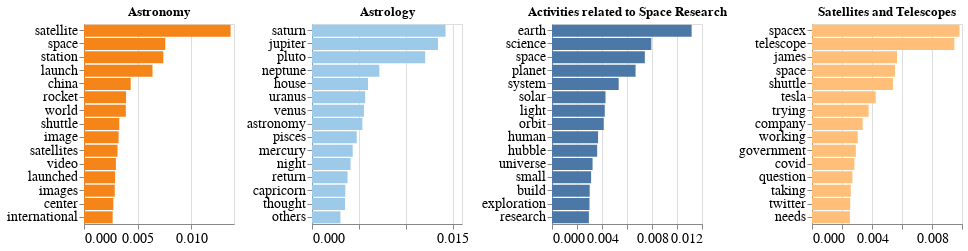

Notebook source saved alongside this figure:
### Markdown cell above
We'll also re-generate the above plot with the new topic names

### Code cell
%%time
vh.altair_plot_grid_by_column(
    dff.replace({"topic": mapping}),
    xvar="termWeights",
    yvar="termNames",
    col2grid="topic",
    space_between_plots=10,
    row_size=1,
    fig_size=(150, 200),
)

### Figure 1 — Vega-Lite specification as saved in the notebook (floating-point values rounded to 4 significant figures)
{"config": {"view": {"continuousWidth": 400, "continuousHeight": 300}, "axis": {"labelFontSize": 14, "titleFontSize": 14}, "concat": {"spacing": 10}}, "hconcat": [{"vconcat": [{"mark": "bar", "encoding": {"color": {"type": "nominal", "field": "topic", "legend": null, "scale": {"scheme": "tableau20"}}, "tooltip": [{"type": "nominal", "field": "termNames"}, {"type": "quantitative", "field": "termWeights", "format": ".6f"}], "x": {"type": "quantitative", "field": "termWeights", "title": ""}, "y": {"type": "nominal", "field": "termNames", "sort": "-x", "title": ""}}, "height": 200, "title": "Astronomy", "width": 150}], "data": {"name": "data-0d7713b69f4df7ca3ed5f9f1d9abd9af"}}, {"vconcat": [{"mark": "bar", "encoding": {"color": {"type": "nominal", "field": "topic", "legend": null, "scale": {"scheme": "tableau20"}}, "tooltip": [{"type": "nominal", "field": "termNames"}, {"type": "quantitative", "field": "termWeights", "format": ".6f"}], "x": {"type": "quantitative", "field": "termWeights", "title": ""}, "y": {"type": "nominal", "field": "termNames", "sort": "-x", "title": ""}}, "height": 200, "title": "Astrology", "width": 150}], "data": {"name": "data-981dea5ec499c03ee6541d876e583eb8"}}, {"vconcat": [{"mark": "bar", "encoding": {"color": {"type": "nominal", "field": "topic", "legend": null, "scale": {"scheme": "tableau20"}}, "tooltip": [{"type": "nominal", "field": "termNames"}, {"type": "quantitative", "field": "termWeights", "format": ".6f"}], "x": {"type": "quantitative", "field": "termWeights", "title": ""}, "y": {"type": "nominal", "field": "termNames", "sort": "-x", "title": ""}}, "height": 200, "title": "Activities related to Space Research", "width": 150}], "data": {"name": "data-4f3b2fff5fe2b06c7f644414b22025b3"}}, {"vconcat": [{"mark": "bar", "encoding": {"color": {"type": "nominal", "field": "topic", "legend": null, "scale": {"scheme": "tableau20"}}, "tooltip": [{"type": "nominal", "field": "termNames"}, {"type": "quantitative", "field": "termWeights", "format": ".6f"}], "x": {"type": "quantitative", "field": "termWeights", "title": ""}, "y": {"type": "nominal", "field": "termNames", "sort": "-x", "title": ""}}, "height": 200, "title": "Satellites and Telescopes", "width": 150}], "data": {"name": "data-a1d6ffbbddcf808ee88f3751ecfef14e"}}], "$schema": "https://vega.github.io/schema/vega-lite/v4.8.1.json", "datasets": {"data-0d7713b69f4df7ca3ed5f9f1d9abd9af": [{"topic": "Astronomy", "termIndices": 3, "termWeights": 0.01368, "termNames": "satellite"}, {"topic": "Astronomy", "termIndices": 0, "termWeights": 0.007584, "termNames": "space"}, {"topic": "Astronomy", "termIndices": 45, "termWeights": 0.007403, "termNames": "station"}, {"topic": "Astronomy", "termIndices": 34, "termWeights": 0.006395, "termNames": "launch"}, {"topic": "Astronomy", "termIndices": 93, "termWeights": 0.00436, "termNames": "china"}, {"topic": "Astronomy", "termIndices": 86, "termWeights": 0.003927, "termNames": "rocket"}, {"topic": "Astronomy", "termIndices": 46, "termWeights": 0.003903, "termNames": "world"}, {"topic": "Astronomy", "termIndices": 65, "termWeights": 0.003292, "termNames": "shuttle"}, {"topic": "Astronomy", "termIndices": 47, "termWeights": 0.003229, "termNames": "image"}, {"topic": "Astronomy", "termIndices": 344, "termWeights": 0.003129, "termNames": "satellites"}, {"topic": "Astronomy", "termIndices": 184, "termWeights": 0.002977, "termNames": "video"}, {"topic": "Astronomy", "termIndices": 144, "termWeights": 0.002906, "termNames": "launched"}, {"topic": "Astronomy", "termIndices": 55, "termWeights": 0.00287, "termNames": "images"}, {"topic": "Astronomy", "termIndices": 242, "termWeights": 0.00274, "termNames": "center"}, {"topic": "Astronomy", "termIndices": 73, "termWeights": 0.002675, "termNames": "international"}], "data-981dea5ec499c03ee6541d876e583eb8": [{"topic": "Astrology", "termIndices": 11, "termWeights": 0.01424, "termNames": "saturn"}, {"topic": "Astrology", "termIndices": 6, "termWeights": 0.01344, "termNames": "jupiter"}, {"topic": "Astrology", "termIndices": 26, "termWeights": 0.01207, "termNames": "pluto"}, {"topic": "Astrology", "termIndices": 90, "termWeights": 0.007183, "termNames": "neptune"}, {"topic": "Astrology", "termIndices": 211, "termWeights": 0.00598, "termNames": "house"}, {"topic": "Astrology", "termIndices": 118, "termWeights": 0.00567, "termNames": "uranus"}, {"topic": "Astrology", "termIndices": 78, "termWeights": 0.005543, "termNames": "venus"}, {"topic": "Astrology", "termIndices": 80, "termWeights": 0.005372, "termNames": "astronomy"}, {"topic": "Astrology", "termIndices": 72, "termWeights": 0.004775, "termNames": "pisces"}, {"topic": "Astrology", "termIndices": 145, "termWeights": 0.004342, "termNames": "mercury"}, {"topic": "Astrology", "termIndices": 135, "termWeights": 0.004112, "termNames": "night"}, {"topic": "Astrology", "termIndices": 327, "termWeights": 0.003789, "termNames": "return"}, {"topic": "Astrology", "termIndices": 116, "termWeights": 0.003553, "termNames": "capricorn"}, {"topic": "Astrology", "termIndices": 332, "termWeights": 0.003528, "termNames": "thought"}, {"topic": "Astrology", "termIndices": 364, "termWeights": 0.003034, "termNames": "others"}], "data-4f3b2fff5fe2b06c7f644414b22025b3": [{"topic": "Activities related to Space Research", "termIndices": 13, "termWeights": 0.01117, "termNames": "earth"}, {"topic": "Activities related to Space Research", "termIndices": 16, "termWeights": 0.007945, "termNames": "science"}, {"topic": "Activities related to Space Research", "termIndices": 0, "termWeights": 0.007428, "termNames": "space"}, {"topic": "Activities related to Space Research", "termIndices": 17, "termWeights": 0.006687, "termNames": "planet"}, {"topic": "Activities related to Space Research", "termIndices": 106, "termWeights": 0.005335, "termNames": "system"}, {"topic": "Activities related to Space Research", "termIndices": 81, "termWeights": 0.00428, "termNames": "solar"}, {"topic": "Activities related to Space Research", "termIndices": 5, "termWeights": 0.004221, "termNames": "light"}, {"topic": "Activities related to Space Research", "termIndices": 58, "termWeights": 0.004141, "termNames": "orbit"}, {"topic": "Activities related to Space Research", "termIndices": 152, "termWeights": 0.003685, "termNames": "human"}, {"topic": "Activities related to Space Research", "termIndices": 27, "termWeights": 0.003613, "termNames": "hubble"}, {"topic": "Activities related to Space Research", "termIndices": 7, "termWeights": 0.003247, "termNames": "universe"}, {"topic": "Activities related to Space Research", "termIndices": 96, "termWeights": 0.003129, "termNames": "small"}, {"topic": "Activities related to Space Research", "termIndices": 504, "termWeights": 0.003017, "termNames": "build"}, {"topic": "Activities related to Space Research", "termIndices": 94, "termWeights": 0.003, "termNames": "exploration"}, {"topic": "Activities related to Space Research", "termIndices": 89, "termWeights": 0.002953, "termNames": "research"}], "data-a1d6ffbbddcf808ee88f3751ecfef14e": [{"topic": "Satellites and Telescopes", "termIndices": 74, "termWeights": 0.009832, "termNames": "spacex"}, {"topic": "Satellites and Telescopes", "termIndices": 2, "termWeights": 0.009486, "termNames": "telescope"}, {"topic": "Satellites and Telescopes", "termIndices": 56, "termWeights": 0.005668, "termNames": "james"}, {"topic": "Satellites and Telescopes", "termIndices": 0, "termWeights": 0.005533, "termNames": "space"}, {"topic": "Satellites and Telescopes", "termIndices": 65, "termWeights": 0.005398, "termNames": "shuttle"}, {"topic": "Satellites and Telescopes", "termIndices": 248, "termWeights": 0.004247, "termNames": "tesla"}, {"topic": "Satellites and Telescopes", "termIndices": 475, "termWeights": 0.003773, "termNames": "trying"}, {"topic": "Satellites and Telescopes", "termIndices": 371, "termWeights": 0.003376, "termNames": "company"}, {"topic": "Satellites and Telescopes", "termIndices": 148, "termWeights": 0.00305, "termNames": "working"}, {"topic": "Satellites and Telescopes", "termIndices": 468, "termWeights": 0.002921, "termNames": "government"}, {"topic": "Satellites and Telescopes", "termIndices": 537, "termWeights": 0.002824, "termNames": "covid"}, {"topic": "Satellites and Telescopes", "termIndices": 574, "termWeights": 0.002693, "termNames": "question"}, {"topic": "Satellites and Telescopes", "termIndices": 357, "termWeights": 0.002587, "termNames": "taking"}, {"topic": "Satellites and Telescopes", "termIndices": 340, "termWeights": 0.002545, "termNames": "twitter"}, {"topic": "Satellites and Telescopes", "termIndices": 469, "termWeights": 0.002527, "termNames": "needs"}]}}
